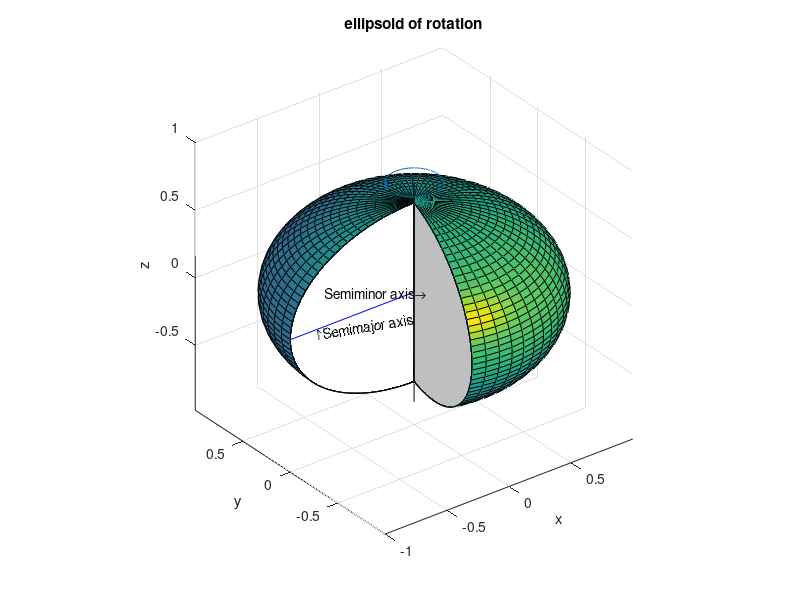

Recreate this plot in MATLAB.
% ellipsoid.m   Create a 3-d ellipsoid showing a face into the axis of rotation
% [redacted]
clf
a = 200;
b = 150;
e = sqrt(a*a - b*b)/a;

k = 6;
n = 2^k - 1;
q=13;

theta = pi*(-n+2*q:2:n)/n;		% need an equal number of theta and phi values
phi = pi/2*(-(n-q):2:n-q)'/(n-q);% theta is columns, phi is rows

x = cos(phi)*cos(theta);	% build the open ellipsoid
y = cos(phi)*sin(theta);
z = sin(phi)*(ones(size(theta)).*(e));
[nr,nc] = size(x);

ra(1,3) = max(z(:,1))+.15;	% create the rotational axis
ra(2,3) = min(z(:,1))-.15;

th2 = pi*(-(n-5):2:n-5)'/n;	% create the rotational arrow
[thr thc] = size(th2);
th2(:,2) = ones(thr,1).*phi(nr-3);
th2(:,3) = cos(th2(:,2)).*cos(th2(:,1));
th2(:,4) = cos(th2(:,2)).*sin(th2(:,1));
th2(:,5) = ones(thr,1).*ra(1,3);
th2(thr+1,3) = th2(thr-3,3);	% create the arrow head
th2(thr+2,3) = th2(thr,3);
th2(thr+3,3) = th2(thr-3,3);
th2(thr+1,4) = th2(thr-3,4);
th2(thr+2,4) = th2(thr,4);
th2(thr+3,4) = th2(thr-3,4);
th2(thr+1,5) = th2(thr,5)+.04;
th2(thr+2,5) = th2(thr,5);
th2(thr+3,5) = th2(thr,5)-.04;

fox = x(:,1);	% create a polygon for one face
foy = y(:,1);
foz = z(:,1);
fox(nr+1,1) = x(1,1);	% close the polygon
foy(nr+1,1) = y(1,1);
foz(nr+1,1) = z(1,1);
ftx = x(:,nc);		% create the second polygon for the other face
fty = y(:,nc);
ftz = z(:,nc);
ftx(nr+1,1) = x(1,nc);	% close the polygon
fty(nr+1,1) = y(1,nc);
ftz(nr+1,1) = z(1,nc);

epv = min(ftx);
epi = find(ftx==epv);
epm = zeros(2,3);
epm(2,:) = [ftx(epi,1) fty(epi,1) ftz(epi,1)]; % equatorial plane on face 2

ftax = ftx(1:epi,1);	% fudge to get the equatorial plane to draw
ftay = fty(1:epi,1);
ftaz = ftz(1:epi,1);
ftax(epi+2,1) = ftax(1,1);
ftay(epi+2,1) = ftay(1,1);
ftaz(epi+2,1) = ftaz(1,1);
ftbx = ftx(epi:nr,1);
ftby = fty(epi:nr,1);
ftbz = ftz(epi:nr,1);
[tr tc] = size(ftbx);
ftbx(tr+2,1) = ftbx(1,1);
ftby(tr+2,1) = ftby(1,1);
ftbz(tr+2,1) = ftbz(1,1);

					% plotting
%F = surf(x,y,z);
F = surfl(x,y,z);
set(F,'BackFaceLighting','unlit')
set(F,'FaceLighting','gouraud')
hold on
view(-45,10)
fill3(fox,foy,foz,[.75 .75 .75])	% face one
fill3(ftx,fty,ftz,'w')			% face two at theta=0;
%fill3(ftax,ftay,ftaz,'w')		% half face two to get equatorial line
%fill3(ftbx,ftby,ftbz,'w')		% half face tow
ha =line(ra(:,1),ra(:,2),ra(:,3));	% rotational axis (vertical)
set(ha,'Color','k')
hr = line(th2(:,3),th2(:,4),th2(:,5));	% rotational circular arrow 
he = line(epm(:,1),epm(:,2),epm(:,3));	% equatorial axis
set(he,'Color','b')
%axis square
axis equal
xlabel('x')
ylabel('y')
zlabel('z')
t1=text(-.72, 0, .25,'Semiminor axis\rightarrow','HorizontalAlignment','left');
t2=text(-.8, 0, -.04,'\uparrowSemimajor axis','HorizontalAlignment','left');
set(t2,'Rotation',9.25)
title('ellipsoid of rotation')


